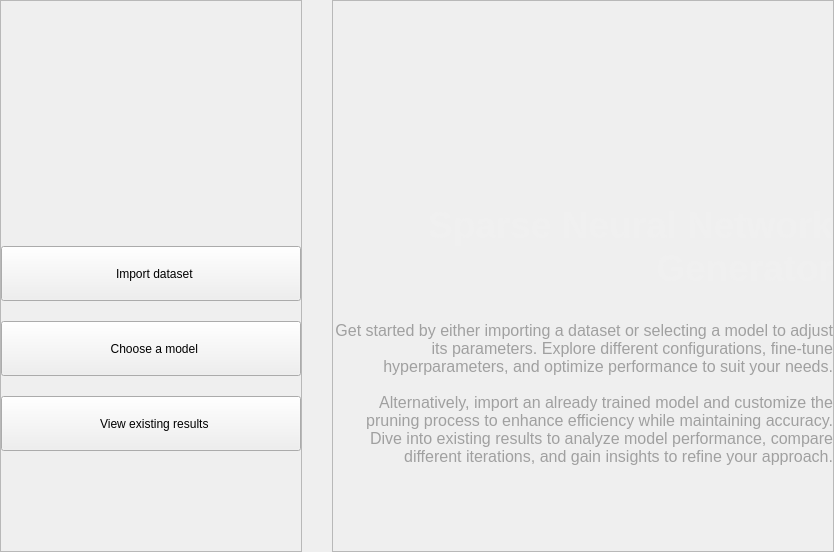
            <widget class="QWidget" name="home_page">
             <property name="autoFillBackground">
              <bool>false</bool>
             </property>
             <property name="styleSheet">
              <string notr="true"/>
             </property>
             <layout class="QGridLayout" name="gridLayout_7">
              <property name="leftMargin">
               <number>0</number>
              </property>
              <property name="topMargin">
               <number>0</number>
              </property>
              <property name="rightMargin">
               <number>0</number>
              </property>
              <property name="bottomMargin">
               <number>0</number>
              </property>
              <property name="horizontalSpacing">
               <number>30</number>
              </property>
              <property name="verticalSpacing">
               <number>0</number>
              </property>
              <item row="0" column="2" rowspan="4">
               <widget class="QFrame" name="frame">
                <property name="minimumSize">
                 <size>
                  <width>0</width>
                  <height>0</height>
                 </size>
                </property>
                <property name="maximumSize">
                 <size>
                  <width>16777215</width>
                  <height>16777215</height>
                 </size>
                </property>
                <property name="frameShape">
                 <enum>QFrame::StyledPanel</enum>
                </property>
                <property name="frameShadow">
                 <enum>QFrame::Raised</enum>
                </property>
                <layout class="QGridLayout" name="gridLayout_6">
                 <property name="leftMargin">
                  <number>0</number>
                 </property>
                 <property name="topMargin">
                  <number>0</number>
                 </property>
                 <property name="rightMargin">
                  <number>0</number>
                 </property>
                 <property name="bottomMargin">
                  <number>0</number>
                 </property>
                 <property name="horizontalSpacing">
                  <number>0</number>
                 </property>
                 <property name="verticalSpacing">
                  <number>30</number>
                 </property>
                 <item row="3" column="1">
                  <spacer name="verticalSpacer_4">
                   <property name="orientation">
                    <enum>Qt::Vertical</enum>
                   </property>
                   <property name="sizeHint" stdset="0">
                    <size>
                     <width>20</width>
                     <height>30</height>
                    </size>
                   </property>
                  </spacer>
                 </item>
                 <item row="2" column="1">
                  <widget class="QLabel" name="home_text">
                   <property name="minimumSize">
                    <size>
                     <width>500</width>
                     <height>200</height>
                    </size>
                   </property>
                   <property name="maximumSize">
                    <size>
                     <width>600</width>
                     <height>200</height>
                    </size>
                   </property>
                   <property name="font">
                    <font>
                     <pointsize>12</pointsize>
                    </font>
                   </property>
                   <property name="styleSheet">
                    <string notr="true">color: rgb(160, 160, 160)</string>
                   </property>
                   <property name="text">
                    <string>Get started by either importing a dataset or selecting a model to adjust its parameters. Explore different configurations, fine-tune hyperparameters, and optimize performance to suit your needs.

Alternatively, import an already trained model and customize the pruning process to enhance efficiency while maintaining accuracy. Dive into existing results to analyze model performance, compare different iterations, and gain insights to refine your approach.</string>
                   </property>
                   <property name="textFormat">
                    <enum>Qt::PlainText</enum>
                   </property>
                   <property name="alignment">
                    <set>Qt::AlignRight|Qt::AlignTop|Qt::AlignTrailing</set>
                   </property>
                   <property name="wordWrap">
                    <bool>true</bool>
                   </property>
                  </widget>
                 </item>
                 <item row="1" column="1">
                  <widget class="QLabel" name="home_main_text">
                   <property name="minimumSize">
                    <size>
                     <width>500</width>
                     <height>90</height>
                    </size>
                   </property>
                   <property name="maximumSize">
                    <size>
                     <width>16777215</width>
                     <height>90</height>
                    </size>
                   </property>
                   <property name="font">
                    <font>
                     <pointsize>28</pointsize>
                     <bold>true</bold>
                    </font>
                   </property>
                   <property name="styleSheet">
                    <string notr="true">color: rgb(240, 240, 240)</string>
                   </property>
                   <property name="text">
                    <string>Sparse Neural Network Generator</string>
                   </property>
                   <property name="alignment">
                    <set>Qt::AlignRight|Qt::AlignTrailing|Qt::AlignVCenter</set>
                   </property>
                   <property name="wordWrap">
                    <bool>true</bool>
                   </property>
                  </widget>
                 </item>
                 <item row="0" column="1">
                  <spacer name="verticalSpacer_5">
                   <property name="orientation">
                    <enum>Qt::Vertical</enum>
                   </property>
                   <property name="sizeType">
                    <enum>QSizePolicy::Preferred</enum>
                   </property>
                   <property name="sizeHint" stdset="0">
                    <size>
                     <width>20</width>
                     <height>200</height>
                    </size>
                   </property>
                  </spacer>
                 </item>
                </layout>
               </widget>
              </item>
              <item row="1" column="0">
               <widget class="QFrame" name="main_frame_buttons">
                <property name="maximumSize">
                 <size>
                  <width>500</width>
                  <height>16777215</height>
                 </size>
                </property>
                <property name="frameShape">
                 <enum>QFrame::StyledPanel</enum>
                </property>
                <property name="frameShadow">
                 <enum>QFrame::Raised</enum>
                </property>
                <layout class="QGridLayout" name="gridLayout_8">
                 <property name="leftMargin">
                  <number>0</number>
                 </property>
                 <property name="topMargin">
                  <number>0</number>
                 </property>
                 <property name="rightMargin">
                  <number>0</number>
                 </property>
                 <property name="bottomMargin">
                  <number>0</number>
                 </property>
                 <property name="horizontalSpacing">
                  <number>0</number>
                 </property>
                 <property name="verticalSpacing">
                  <number>20</number>
                 </property>
                 <item row="0" column="0">
                  <spacer name="verticalSpacer_2">
                   <property name="orientation">
                    <enum>Qt::Vertical</enum>
                   </property>
                   <property name="sizeHint" stdset="0">
                    <size>
                     <width>20</width>
                     <height>40</height>
                    </size>
                   </property>
                  </spacer>
                 </item>
                 <item row="4" column="0">
                  <widget class="QPushButton" name="home_results_button">
                   <property name="minimumSize">
                    <size>
                     <width>300</width>
                     <height>55</height>
                    </size>
                   </property>
                   <property name="maximumSize">
                    <size>
                     <width>300</width>
                     <height>55</height>
                    </size>
                   </property>
                   <property name="text">
                    <string>  View existing results</string>
                   </property>
                   <property name="icon">
                    <iconset>
                     <normaloff>resources/icons/analytics.png</normaloff>resources/icons/analytics.png</iconset>
                   </property>
                  </widget>
                 </item>
                 <item row="3" column="0">
                  <widget class="QPushButton" name="home_model_button">
                   <property name="minimumSize">
                    <size>
                     <width>300</width>
                     <height>55</height>
                    </size>
                   </property>
                   <property name="maximumSize">
                    <size>
                     <width>300</width>
                     <height>55</height>
                    </size>
                   </property>
                   <property name="text">
                    <string>  Choose a model</string>
                   </property>
                   <property name="icon">
                    <iconset>
                     <normaloff>resources/icons/tech.png</normaloff>resources/icons/tech.png</iconset>
                   </property>
                  </widget>
                 </item>
                 <item row="1" column="0">
                  <widget class="QPushButton" name="home_dataset_button">
                   <property name="minimumSize">
                    <size>
                     <width>300</width>
                     <height>55</height>
                    </size>
                   </property>
                   <property name="maximumSize">
                    <size>
                     <width>300</width>
                     <height>55</height>
                    </size>
                   </property>
                   <property name="text">
                    <string>  Import dataset</string>
                   </property>
                   <property name="icon">
                    <iconset>
                     <normaloff>resources/icons/database.png</normaloff>resources/icons/database.png</iconset>
                   </property>
                  </widget>
                 </item>
                 <item row="5" column="0">
                  <spacer name="verticalSpacer_3">
                   <property name="orientation">
                    <enum>Qt::Vertical</enum>
                   </property>
                   <property name="sizeType">
                    <enum>QSizePolicy::Fixed</enum>
                   </property>
                   <property name="sizeHint" stdset="0">
                    <size>
                     <width>20</width>
                     <height>100</height>
                    </size>
                   </property>
                  </spacer>
                 </item>
                </layout>
               </widget>
              </item>
             </layout>
            </widget>
